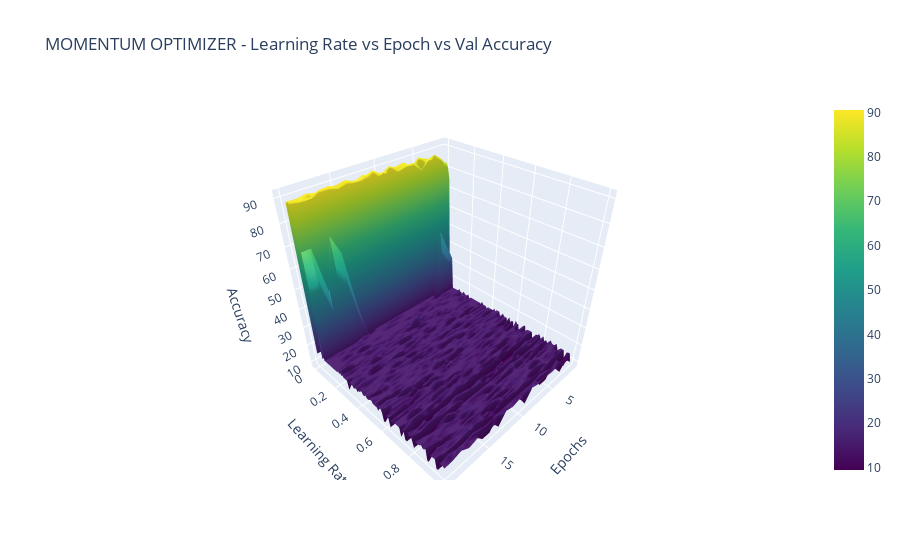

The code cell stored with this chart in its notebook:
### Code cell
optimizer = "Momentum Optimizer"
metric = "Epoch"

# Create 3D surface plot
trace = go.Surface(x=np.arange(1, num_epochs + 1), y=learning_rates, z=val_accuracy_data, colorscale='Viridis')
layout = go.Layout(
    scene=dict(
        xaxis=dict(title='Epochs'),
        yaxis=dict(title='Learning Rate'),
        zaxis=dict(title='Accuracy'),
    ),
    title=f'{optimizer.upper()} - Learning Rate vs {metric.capitalize()} vs Val Accuracy'
)
fig = go.Figure(data=[trace], layout=layout)
fig.show()

### Figure 1 — Plotly figure (JSON) as saved in the notebook; plotly's stock layout.template omitted (floating-point values rounded to 4 significant figures; data arrays with more than 128 entries replaced by an {"elided": "..."} marker saying what was removed)
{"data": [{"colorscale": [[0, "#440154"], [0.1111, "#482878"], [0.2222, "#3e4989"], [0.3333, "#31688e"], [0.4444, "#26828e"], [0.5556, "#1f9e89"], [0.6667, "#35b779"], [0.7778, "#6ece58"], [0.8889, "#b5de2b"], [1, "#fde725"]], "type": "surface", "x": [1, 2, 3, 4, 5, 6, 7, 8, 9, 10, 11, 12, 13, 14, 15, 16, 17, 18, 19, 20], "y": [0, 0.01, 0.02, 0.03, 0.04, 0.05, 0.06, 0.07, 0.08, 0.09, 0.1, 0.11, 0.12, 0.13, 0.14, 0.15, 0.16, 0.17, 0.18, 0.19, 0.2, 0.21, 0.22, 0.23, 0.24, 0.25, 0.26, 0.27, 0.28, 0.29, 0.3, 0.31, 0.32, 0.33, 0.34, 0.35, 0.36, 0.37, 0.38, 0.39, 0.4, 0.41, 0.42, 0.43, 0.44, 0.45, 0.46, 0.47, 0.48, 0.49, 0.5, 0.51, 0.52, 0.53, 0.54, 0.55, 0.56, 0.57, 0.58, 0.59, 0.6, 0.61, 0.62, 0.63, 0.64, 0.65, 0.66, 0.67, 0.68, 0.69, 0.7, 0.71, 0.72, 0.73, 0.74, 0.75, 0.76, 0.77, 0.78, 0.79, 0.8, 0.81, 0.82, 0.83, 0.84, 0.85, 0.86, 0.87, 0.88, 0.89, 0.9, 0.91, 0.92, 0.93, 0.94, 0.95, 0.96, 0.97, 0.98, 0.99, 1], "z": {"elided": "101x20 float values"}}], "layout": {"scene": {"xaxis": {"title": {"text": "Epochs"}}, "yaxis": {"title": {"text": "Learning Rate"}}, "zaxis": {"title": {"text": "Accuracy"}}}, "title": {"text": "MOMENTUM OPTIMIZER - Learning Rate vs Epoch vs Val Accuracy"}}}
